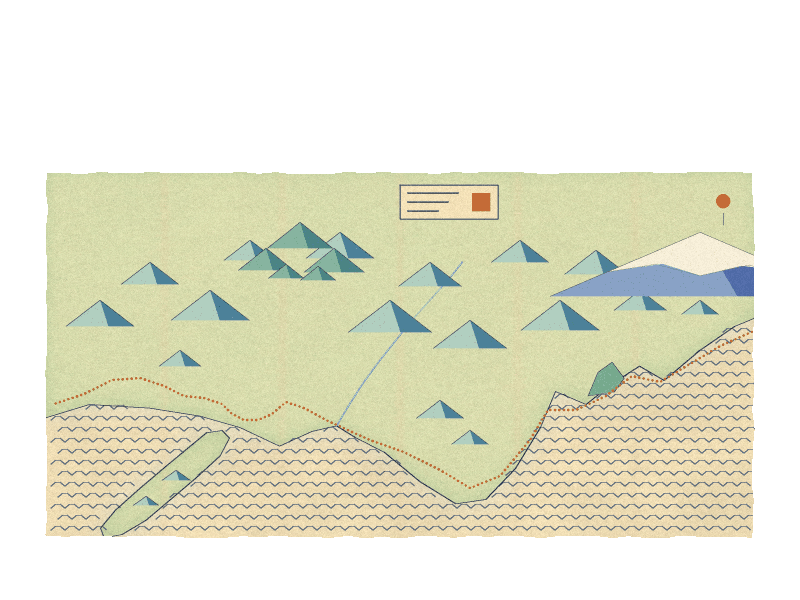
#> input picture art/maps/edo/back.png, 800 x 600 px, found by its file name
$ python office_property_depth.py
#> lines starting #> are read from the running program, lines starting #| are printed output that depends on the picture
### tools/paint/brush.py
"""The painter's tools: noise, soft shapes, light, brush strokes, grain, and the limited palette.

Everything works on float pictures (height x width x 3, values 0 to 1) and float masks
(height x width, 0 to 1). Needs numpy and Pillow, nothing else.

A picture is made in four passes, the way a background painter worked for a 256-color game:

  1. block in   soft forms and their light, with no texture        (the functions in this file)
  2. brush      repaint the whole thing with visible strokes        strokes()
  3. detail     the few crisp things: lettering, wire, window bars  drawn on top afterwards
  4. scan       pigment grain, then a limited palette with speckle  finish()
"""

import math

import numpy as np
from PIL import Image, ImageDraw

F32 = np.float32


# ---------------------------------------------------------------- small helpers
def rgb(text):
    """'#e8b060' -> array([0.91, 0.69, 0.38])"""
    text = text.lstrip("#")
    return np.array([int(text[i:i + 2], 16) / 255 for i in (0, 2, 4)], dtype=F32)


def lerp(a, b, t):
    return a + (b - a) * t


def smooth(t):
    t = np.clip(t, 0, 1)
    return t * t * (3 - 2 * t)


def step(edge0, edge1, x):
    """0 below edge0, 1 above edge1, smooth between."""
    return smooth((x - edge0) / (edge1 - edge0 + 1e-9))


# [23 lines left out: functions grid, ramp, resize, not called in this run]


def blur(a, sigma):
    """Gaussian blur of a float array, any sigma, by multiplying in the frequency domain."""
    if sigma <= 0:
        return a
    if a.ndim == 3:
        return np.dstack([blur(a[..., i], sigma) for i in range(a.shape[2])])
    pad = int(min(3 * sigma + 1, min(a.shape) - 1))
    p = np.pad(a, pad, mode="reflect")
    fy = np.fft.fftfreq(p.shape[0])[:, None]
    fx = np.fft.rfftfreq(p.shape[1])[None, :]
    gain = np.exp(-2 * (math.pi * sigma) ** 2 * (fx * fx + fy * fy))
    out = np.fft.irfft2(np.fft.rfft2(p) * gain, s=p.shape)
    return out[pad:pad + a.shape[0], pad:pad + a.shape[1]].astype(F32)


# [47 lines left out: functions sample, noise, warp, not called in this run]


# ---------------------------------------------------------------- shapes
def mask_poly(shape, points, soft=0.0, wobble=0.0, seed=0, ss=3):
    """A filled polygon as a mask. `soft` blurs its edge; `wobble` makes the edge wander by that many pixels."""
    h, w = shape
    im = Image.new("L", (w * ss, h * ss), 0)
    ImageDraw.Draw(im).polygon([(float(x) * ss, float(y) * ss) for x, y in points], fill=255)
    m = np.asarray(im.resize((w, h), Image.BOX), dtype=F32) / 255
    if wobble:
        m = warp(m, wobble, max(8.0, wobble * 6), seed)
    if soft:
        m = blur(m, soft)
    return np.clip(m, 0, 1)


# [40 lines left out: functions mask_ellipse, mask_line, curve, not called in this run]


class Sheet:
    """A clear sheet to draw many small strokes on quickly (leaves, planks, wires, lettering), which is then
    laid over the picture in one go. Colors are '#hex' or rgb; sizes are in picture pixels."""

    # [52 lines left out: functions __init__, _fill, line, taper, poly, ellipse and 2 more, not called in this run]

    def onto(self, picture, amount=1.0):
        color, alpha = self.done()
        return over(picture, color, alpha * amount)


# [83 lines left out: functions over, tint, glow, vary, strokes, not called in this run]


# ---------------------------------------------------------------- finishing: grain and the palette
def grain(picture, seed, amount=0.022):
    """Pigment grain: fine light-and-dark speckle, a little coarser in places."""
    h, w, _ = picture.shape
    rng = np.random.default_rng(seed)
    fine = rng.normal(0, 1, (h, w)).astype(F32)
    coarse = blur(rng.normal(0, 1, (h, w)).astype(F32), 0.8) * 1.6
    return np.clip(picture + ((fine * 0.7 + coarse * 0.6) * amount)[..., None], 0, 1)


def palette_of(pictures, colors=160, seed=3, rounds=12):
    """Choose a palette for one or more pictures (k-means on a sample of their pixels)."""
    rng = np.random.default_rng(seed)
    px = np.concatenate([p.reshape(-1, p.shape[-1])[:, :3] for p in pictures])
    px = px[rng.choice(len(px), size=min(len(px), 60000), replace=False)].astype(F32)
    centers = px[rng.choice(len(px), size=colors, replace=False)].copy()
    for _ in range(rounds):
        d = ((px[:, None, :] - centers[None, :, :]) ** 2).sum(axis=2)
        nearest = d.argmin(axis=1)
        for k in range(colors):
            mine = px[nearest == k]
            centers[k] = mine.mean(axis=0) if len(mine) else px[rng.integers(len(px))]
    return centers


def to_palette(picture, palette, seed=5, speckle=0.016):
    """Reduce a picture to the palette. A little noise first, so neighbouring palette colors mingle
    in a speckle (as a scanned painting does) instead of forming bands. Returns palette indexes."""
    h, w, _ = picture.shape
    rng = np.random.default_rng(seed)
    noisy = picture + rng.normal(0, speckle, (h, w, 1)).astype(F32) + rng.normal(0, speckle * 0.35, (h, w, 3)).astype(F32)
    flat = noisy.reshape(-1, 3)
    index = np.empty(len(flat), dtype=np.uint8)
    for start in range(0, len(flat), 40000):
        part = flat[start:start + 40000]
        index[start:start + 40000] = ((part[:, None, :] - palette[None, :, :]) ** 2).sum(axis=2).argmin(axis=1)
    return index.reshape(h, w)


def save(path, index, palette, alpha=None):
    """Write a palette picture as a PNG. With `alpha` (a mask), everything under half is transparent."""
    pal = np.clip(palette * 255 + 0.5, 0, 255).astype(np.uint8)
    if alpha is None:
        im = Image.fromarray(index, "P")
        im.putpalette(pal.tobytes())
        im.save(path, optimize=True)
        return
    clear = len(pal)                                     # one more palette entry, for "nothing here"
    idx = index.copy()
    idx[alpha < 0.5] = clear
    im = Image.fromarray(idx, "P")
    im.putpalette(pal.tobytes() + bytes(3))
    im.save(path, optimize=True, transparency=clear)


def show(index, palette):
    """Palette picture back to floats, for looking at."""
    return palette[index]

### tools/paint/room.py
"""A room seen through ONE camera, so that floor, walls, ceiling, furniture and people agree.

Why this file exists: a room looks flat when its parts are drawn from different places (a wall seen
face-on, a floor seen from high up, furniture in a third projection). Here everything goes through a
single View, and the View is worked out from the two numbers the GAME uses to size people
(`horizon` and `full`), so the painted room and the people the game draws in it share one eye.

ROOM MEASUREMENTS are in centimetres:
    X  across the room, left to right along the back wall
    Y  up from the floor
    Z  out from the back wall toward us (the back wall is Z = 0)
The camera stands at (cam_x, eye, cam_z), looks toward the back wall, and may be turned (`yaw`,
degrees, positive = to the right). yaw 0 is a one-point view (back wall face-on, side walls running
to one vanishing point); a yaw of 20 to 35 is a corner view (two vanishing points).

    v = View(horizon=170, full=470, cam=(250, 760), yaw=24, focal=640)
    v.pt(X, Y, Z)            -> (x, y) in the picture
    v.person(X, Z)           -> (x, y of the feet, height in pixels of a 175 cm grown-up standing there)
    v.poly([(X, Y, Z), ...]) -> picture polygon, clipped where it passes behind the lens
    v.box(X0, X1, Y0, Y1, Z0, Z1) -> the faces of a box that the camera can see, far ones first
    v.floor_xz(shape)        -> for every pixel, the place on the floor it shows (X, Z, mask)
    v.plane_uv(shape, "X", 800) -> the same for a wall: (u along it, v up it, mask)

`eye` (how high the lens is) is not chosen: it follows from horizon and full. A grown-up, 175 cm, is
`adult` (160) pixels tall where their feet are on the row `full`, and nothing at the row `horizon`.
"""

import math

import numpy as np

F32 = np.float32
ADULT_CM = 175.0


class View:
    def __init__(self, horizon, full, cam, yaw=0.0, focal=640.0, centre_x=400.0, adult=160.0, size=(800, 600)):
        self.w, self.h = size
        self.hz, self.full, self.F, self.cx = float(horizon), float(full), float(focal), float(centre_x)
        self.s0 = adult / ADULT_CM                       # pixels per cm on the `full` row
        self.eye = (self.full - self.hz) / self.s0       # lens height above the floor, cm
        self.cam_x, self.cam_z = float(cam[0]), float(cam[1])
        self.yaw = float(yaw)
        t = math.radians(self.yaw)
        self.fx, self.fz = math.sin(t), -math.cos(t)     # the way the lens points, on the floor plan
        self.rx, self.rz = math.cos(t), math.sin(t)      # "to the right", on the floor plan
        self.near = 25.0

    # ---------------------------------------------------------------- room -> picture
    # [4 lines left out: function cam_space, not called in this run]

    def _proj(self, a, u, d):
        k = self.F / d
        return (self.cx + a * k, self.hz - u * k)

    def pt(self, X, Y, Z):
        a, u, d = self.cam_space(X, Y, Z)
        return self._proj(a, u, max(d, 1e-3))

    def depth(self, X, Z):
        return self.cam_space(X, 0, Z)[2]

    def scale_at(self, X, Z):
        """Picture pixels per centimetre for anything standing at this place on the floor."""
        return self.F / max(self.depth(X, Z), 1e-3)

    def person(self, X, Z, cm=ADULT_CM):
        x, y = self.pt(X, 0, Z)
        return x, y, cm * self.scale_at(X, Z)

    # [52 lines left out: functions poly, line, box, stairs, not called in this run]

    # ---------------------------------------------------------------- picture -> room
    def _rays(self, shape):
        h, w = shape
        py, px = np.mgrid[0:h, 0:w].astype(F32)
        a = (px + 0.5 - self.cx) / self.F                # across, per unit depth
        u = (self.hz - (py + 0.5)) / self.F              # up, per unit depth
        return a * self.rx + self.fx, u, a * self.rz + self.fz      # the ray's (dX, dY, dZ) per unit depth

    # [37 lines left out: functions floor_xz, plane_uv, depth_map, vanishing, not called in this run]

    def row_of(self, X, Z):
        return self.pt(X, 0, Z)[1]

    # [7 lines left out: function floor_at, not called in this run]

### tools/paint/office_property_depth.py
"""Property & Effects (office-property): the depth pass (round twenty-three; DEPTH.md). Works over the painting as it is
(out/office-property-orig/, the full run of office_property.py) and writes the scene's set back into out/office-property/,
every file as before plus near.png.

    python3 office_property_depth.py

THE CAMERA is the scene's own (room.View, office_property_model.VIEW); every pixel's ray is followed into the room's
shell (the floor, the ceiling, the far wall, the two shelf runs' faces, the side walls) to know how far off it is.
THE LIGHT: three light panels down the aisle, overhead (pale, a little green); nothing else lit.

- near.png, the front plane: the end upright of the left run's nearest unit, by the lens on our left (gray steel angle,
  its slotted face, two shelf lips and their brackets), in deep warm shade with its edge toward the aisle lit; and the
  near cut-out we had (front.png: the cart, the boxes, the bin) deeper and warmer, lit along its tops.
- back.png: carpet tiles laid on the floor in perspective (50 cm, quarter-turned, their seams), the light pooling under
  the panels and falling off toward the shelves and between the panels, the lower shelves dimmer, the near shelves and
  the near ceiling deeper and warmer, the far end of the room (the far wall, the counter, the door) cooler and paler.
- The far-wall cut-outs (wall, door, door-open, receipt) get exactly the same air as the backdrop behind them, pixel by
  pixel, so no seam shows; their outlines are kept exactly. vent, vent-eyes and banjo are copied byte for byte.
"""
import os
import shutil

import numpy as np
from PIL import Image

from brush import F32, blur, grain, lerp, mask_poly, rgb, palette_of, to_palette, save
from room import View
import depth
import office_property_model as M

SRC = os.environ.get("OP_SRC", "out/office-property-orig")
OUT = os.environ.get("OP_OUT", "out/office-property")
W, H = 800, 600
V = View(**M.VIEW)
SEED = 23


def load(name):
    a = np.asarray(Image.open(f"{SRC}/{name}.png").convert("RGBA")).astype(F32) / 255.0
    return a[..., :3].copy(), a[..., 3].copy()


def finish(pic, name, colors, alpha=None, seed=7):
    """The scene's own finish (office_room_kit.finish), with a lighter grain: the picture has its grain already."""
    g = grain(np.clip(pic, 0, 1), seed, 0.004)
    sample = g if alpha is None else g[alpha > 0.5]
    colors = max(2, min(colors, len(sample.reshape(-1, 3)) // 3))
    pal = palette_of([sample.reshape(-1, 1, 3)], colors)
    idx = to_palette(g, pal, speckle=0.004)
    save(f"{OUT}/{name}.png", idx, pal, alpha)


# ---------------------------------------------------------------- the room, ray by ray
def hits():
    """For every pixel: what of the shell its ray meets first and where: (kind, X, Y, Z). kind: 0 floor, 1 ceiling,
    2 far wall, 3 left run's face, 4 right run's face, 5 left wall, 6 right wall."""
    dX, dY, dZ = V._rays((H, W))
    ex, ey, ez = V.cam_x, V.eye, V.cam_z
    best = np.full((H, W), 1e9, F32)
    kind = np.full((H, W), -1, np.int16)
    with np.errstate(divide="ignore", invalid="ignore"):
        planes = [
            (0, (0.0 - ey) / dY, None),
            (1, (M.H - ey) / dY, None),
            (2, (0.0 - ez) / dZ, None),
            (3, (M.LEFT_X[1] - ex) / dX, ("L",)),
            (4, (M.RIGHT_X[0] - ex) / dX, ("R",)),
            (5, (0.0 - ex) / dX, None),
            (6, (M.W - ex) / dX, None),
        ]
        for k, t, run in planes:
            ok = np.isfinite(t) & (t > 1.0)
            X, Y, Z = ex + dX * t, ey + dY * t, ez + dZ * t
            if run == ("L",):
                ok &= (Z > M.LEFT_Z[0][0]) & (Z < M.LEFT_Z[-1][1]) & (Y < M.UNIT_H + 30)
            elif run == ("R",):
                ok &= (Z > M.RIGHT_Z[0][0]) & (Z < M.RIGHT_Z[-1][1]) & (Y < M.UNIT_H + 30)
            ok &= (Y > -1) & (Y < M.H + 1) & (X > -1) & (X < M.W + 1) & (Z > -1)
            closer = ok & (t < best)
            best = np.where(closer, t, best)
            kind = np.where(closer, k, kind)
    t = np.where(best < 1e8, best, 0)
    return kind, (ex + dX * t).astype(F32), (ey + dY * t).astype(F32), (ez + dZ * t).astype(F32)


KIND, HX, HY, HZ = hits()
FLOOR = (KIND == 0).astype(F32)
RUNS = ((KIND == 3) | (KIND == 4)).astype(F32)
# where things stand on the floor (Opal's stool, her basket and the scarf, the counter): no seams over them
THINGS = np.zeros((H, W), F32)
for poly in ([[421, 363], [428, 361], [443, 361], [448, 362], [452, 364], [452, 368], [449, 416], [446, 421], [423, 420], [421, 368]],
             [[428, 429], [465, 396], [485, 381], [491, 382], [498, 395], [497, 419], [496, 420], [459, 430], [449, 432], [436, 432]]):
    THINGS = np.maximum(THINGS, mask_poly((H, W), [tuple(p) for p in poly], soft=2.0))
THINGS = np.maximum(THINGS, ((HZ < M.COUNTER[5] + 4) & (HX > M.COUNTER[0] - 4) & (HX < M.COUNTER[1] + 4)).astype(F32))
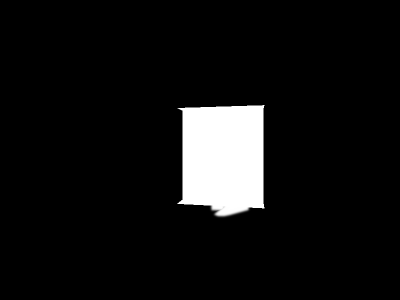
#> THINGS: shape (600, 800) float32 (shown at 1/2 size); min 0, max 1, mean 0.0696
THINGS = np.maximum(THINGS, ((HZ < M.CABINET[5] + 4) & (HX < M.CABINET[1] + 4)).astype(F32))


def seams_of(picture):
    """Carpet tiles, 50 cm, laid quarter-turned: each tile a touch lighter or darker by its pile's way, and the seams
    between them, thin, in perspective, fading out where the tiles grow too small to see."""
    s = 50.0
    u, v = HX / s, HZ / s
    gu = np.hypot(*np.gradient(u)) + 1e-6
    gv = np.hypot(*np.gradient(v)) + 1e-6
    du = np.abs(u - np.round(u)) / gu
    dv = np.abs(v - np.round(v)) / gv
    line = np.maximum(np.clip(1.0 - du / 0.85, 0, 1) * np.clip((0.30 - gu) / 0.18, 0, 1),
                      np.clip(1.0 - dv / 0.85, 0, 1) * np.clip((0.30 - gv) / 0.18, 0, 1))
    iu, iv = np.floor(u).astype(np.int32), np.floor(v).astype(np.int32)
    turn = ((iu + iv) & 1).astype(F32) * 2 - 1                       # quarter-turned: a checker of pile
    rng = np.random.default_rng(SEED)
    jit = rng.uniform(-1, 1, 4096).astype(F32)[(iu * 31 + iv * 17) & 4095]
    ok = FLOOR * (1 - np.clip(THINGS * 1.5, 0, 1))
    # an object painted on the floor (the scarf, a shadow's edge) differs from the carpet round it: leave it
    lum = picture @ np.array([0.30, 0.59, 0.11], F32)
    local = blur(lum, 6.0)
    ok = ok * np.clip(1.0 - (np.abs(lum - local) - 0.06) / 0.06, 0, 1)
    far = np.clip((gu + gv) / 0.5, 0, 1)
    tone = 1.0 + (0.014 * turn + 0.010 * jit) * (1 - far)
    picture *= (1 + (tone - 1) * ok)[..., None]
    picture *= (1 - 0.13 * line * ok)[..., None]
    return picture


def light_of_panels():
    """How much of the panels' light reaches the floor and the shelves: pools under the three panels, falling off
    toward the shelves and between the panels; the lower shelves dimmer than the upper."""
    xc = 210.0
    lat = np.clip(np.abs(HX - xc) / 175.0, 0, 1)
    pool = np.zeros((H, W), F32)
    for x0, x1, z0, z1 in M.TROFFERS:
        zc = (z0 + z1) / 2
        pool = np.maximum(pool, np.exp(-((HZ - zc) / 125.0) ** 2))
    floor = 1.0 - 0.20 * lat ** 1.4 - 0.09 * (1 - pool)
    low = np.clip((150.0 - HY) / 150.0, 0, 1)
    runs = 1.0 - 0.12 * low ** 1.2 - 0.05 * (1 - pool)
    f = np.ones((H, W), F32)
    f = np.where(KIND == 0, floor, f)
    f = np.where(RUNS > 0, runs, f)
    return blur(f.astype(F32), 1.2)


def near_of_shell():
    """0 to 1: how near us a pixel's surface is: the near bays of both runs (the left run's nearest bay in the picture
    stands about 5 m in, at Z 450 to 540), the near ceiling, the floor at our feet (below the walk's front edge)."""
    n = np.clip((HZ - 400.0) / 110.0, 0, 1) ** 1.2
    n = np.where(KIND == 1, np.clip((HZ - 380.0) / 140.0, 0, 1) * 0.55, n)
    n = np.where(KIND == 0, np.clip((HZ - 330.0) / 120.0, 0, 1) * 0.6, n)
    return blur(n.astype(F32), 2.0)


def far_of_shell():
    """0 to 1: how far off: the far wall and what stands at it 1, nothing nearer than the middle of the room."""
    f = np.clip((260.0 - HZ) / 230.0, 0, 1) ** 1.1
    return blur(f.astype(F32), 2.0)


NEAR_SHELL = near_of_shell()
FAR_SHELL = far_of_shell()
COOL = rgb("#c9d6dc")
DEEP = rgb("#2c2226")


def air(picture, alpha=None):
    """The far end of the room cooler and paler (the same, pixel by pixel, on the backdrop and the far cut-outs); the
    hall's light through the glass and the door's slit kept as they are."""
    lum = picture @ np.array([0.30, 0.59, 0.11], F32)
    keep = np.clip((lum - 0.80) / 0.12, 0, 1)
    m = (0.20 * FAR_SHELL * (1 - keep))[..., None]
    picture[...] = picture * (1 - m) + COOL * m
    cool = (0.05 * FAR_SHELL * (1 - keep))
    picture[..., 0] *= 1 - cool
    picture[..., 2] *= 1 + cool * 0.6
    return np.clip(picture, 0, 1, out=picture)


def deepen_back(back):
    back *= light_of_panels()[..., None]
    seams_of(back)
    lum = back @ np.array([0.30, 0.59, 0.11], F32)
    nn = NEAR_SHELL * (1 - np.clip((lum - 0.72) / 0.12, 0, 1))        # (the light panels stay lights)
    n = nn[..., None]
    back[...] = back * (1 - 0.55 * n) + back * DEEP * 1.9 * (0.55 * n)
    back[..., 0] += 0.012 * nn
    air(back)
    return np.clip(back, 0, 1, out=back)


# ---------------------------------------------------------------- the front plane
# [53 lines left out: functions warm_near, paint_post, not called in this run]


def main():
    os.makedirs(OUT, exist_ok=True)
    back, _ = load("back")
    deepen_back(back)
    finish(back, "back", 160)

    for name, colors in (("wall", 72), ("door", 48), ("door-open", 48), ("receipt", 48)):
        p, a = load(name)
        air(p)
        finish(p, name, colors, a)

    for name in ("vent", "vent-eyes", "banjo"):
        shutil.copyfile(f"{SRC}/{name}.png", f"{OUT}/{name}.png")
    for f in os.listdir(SRC):
        if not f.endswith(".png") and os.path.isfile(f"{SRC}/{f}"):
            shutil.copyfile(f"{SRC}/{f}", f"{OUT}/{f}")

    p, a = load("front")
    xx = np.mgrid[0:H, 0:W][1].astype(F32)
    left = warm_near(p, a, light=(0.45, -1.0))
    right = warm_near(p, a, light=(-0.45, -1.0))
    side = np.clip((xx - 330) / 140, 0, 1)[..., None]
    finish(lerp(left, right, side), "front", 64, a)

    c, na = paint_post()
    na = na * (1 - np.clip(a * 1.0, 0, 1))                      # (the old near cut-out keeps its own pixels)
    finish(c, "near", 40, np.where(na > 0.02, na, 0).astype(F32))

    # a look: everything laid together, and twice its size
    im = Image.open(f"{OUT}/back.png").convert("RGBA")
    for f in ("vent", "wall", "door", "banjo", "front", "near"):
        im.alpha_composite(Image.open(f"{OUT}/{f}.png").convert("RGBA"))
    im.convert("RGB").save("out/office-property-depth-comp.png")
    print("near share", round(float((np.maximum(na, a) > 0.5).mean()) * 100, 1), "%; new", round(float((na > 0.5).mean()) * 100, 1), "%")


if __name__ == "__main__":
    main()
#> in seams_of, `lum = picture @ np.array([0.30, 0.59, 0.11], F32)`:
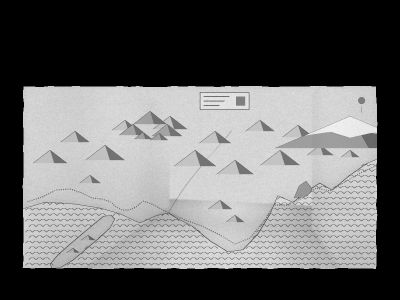
#> lum: shape (600, 800) float32 (shown at 1/2 size); min 0, max 0.945, mean 0.413
#> in blur (call 6), `out = np.fft.irfft2(np.fft.rfft2(p) * gain, s=p.shape)`:
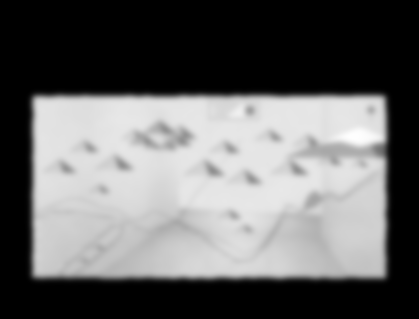
#> out: shape (638, 838) float64 (shown at 1/2 size); min -9.09e-16, max 0.927, mean 0.371; drawn with min black and max white
#> in blur (call 6), `return out[pad:pad + a.shape[0], pad:pad + a.shape[1]].astype(F32)`:
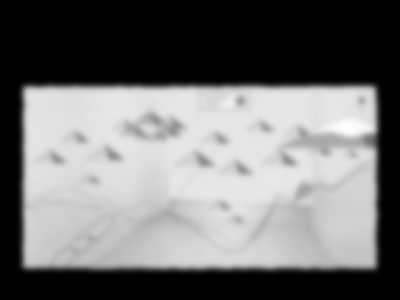
#> returned value: shape (600, 800) float32 (shown at 1/2 size); min -2.53e-16, max 0.927, mean 0.413; drawn with min black and max white
#> in seams_of, `ok = ok * np.clip(1.0 - (np.abs(lum - local) - 0.06) / 0.06, 0, 1)`:
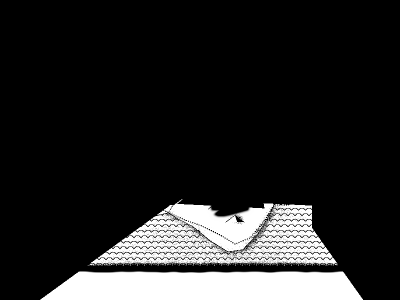
#> ok: shape (600, 800) float32 (shown at 1/2 size); min 0, max 1, mean 0.144
#> in deepen_back, `nn = NEAR_SHELL * (1 - np.clip((lum - 0.72) / 0.12, 0, 1))`:
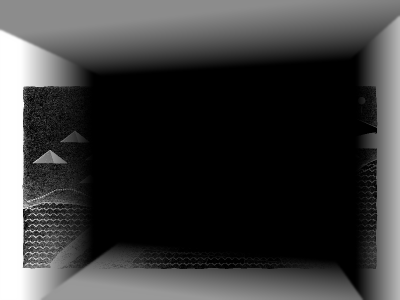
#> nn: shape (600, 800) float32 (shown at 1/2 size); min -6.72e-13, max 1, mean 0.24; drawn with min black and max white
#> in deepen_back, `back[...] = back * (1 - 0.55 * n) + back * DEEP * 1.9 * (0.55 * n)`:
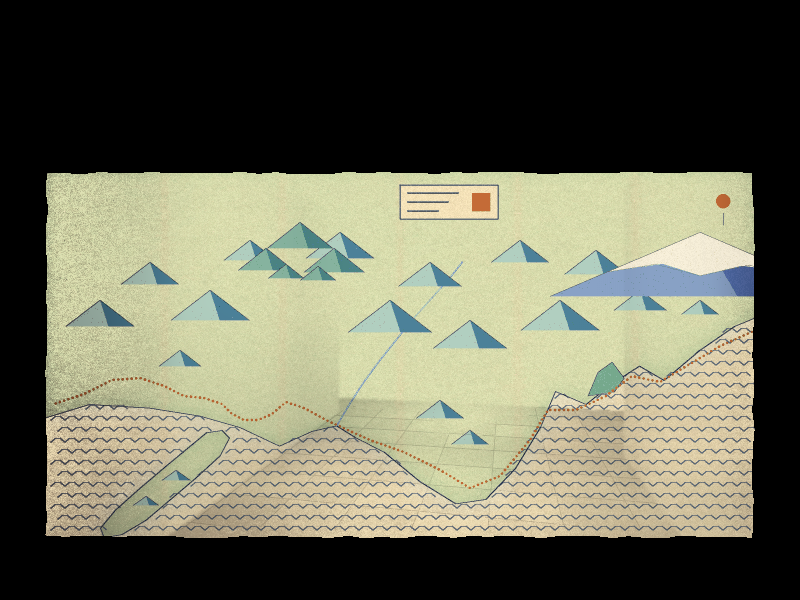
#> back: shape (600, 800, 3) float32; mean of channels 0, 1, 2 0.413, 0.413, 0.339; drawn as R, G, B
#> (the rest of the program and of its run is left out)
